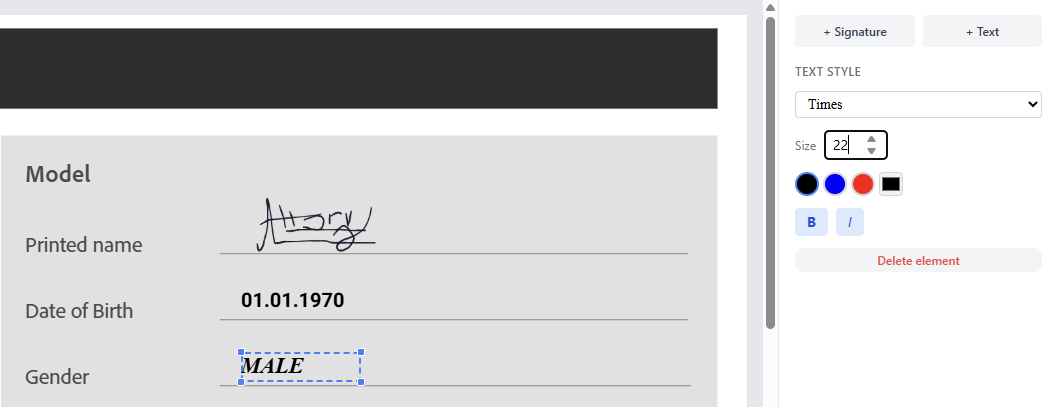
#> input picture marketing/assets/product-form-filled.png, 1057 x 407 px, found by its file name
$ python patch-form-label.py
#> lines starting #> are read from the running program, lines starting #| are printed output that depends on the picture
"""Patch product-form-filled.png — replace 'Printed name' label with 'Signature'."""
from PIL import Image, ImageDraw, ImageFont

SRC = 'D:/GIT/SignPDF/marketing/assets/product-form-filled.png'
DST = 'D:/GIT/SignPDF/marketing/assets/product-form-filled-edited.png'

img = Image.open(SRC).convert('RGB')
draw = ImageDraw.Draw(img)

# Background color of form area (sampled: 225,225,225)
BG = (225, 225, 225)
# Label text color — sampled darkest pixel from 'Model' text
TEXT = (75, 75, 75)

# Cover "Printed name" region — extend bounds on all sides to avoid artefacts
draw.rectangle([(25, 228), (175, 260)], fill=BG)

# Load Segoe UI at size matching 'Model' (cap height ~18px ≈ font size 22)
font = ImageFont.truetype('C:/Windows/Fonts/segoeui.ttf', 22)

# Draw 'Signature' — top-aligned to where 'Printed name' started (y=236)
draw.text((40, 232), 'Signature', font=font, fill=TEXT)

img.save(DST)
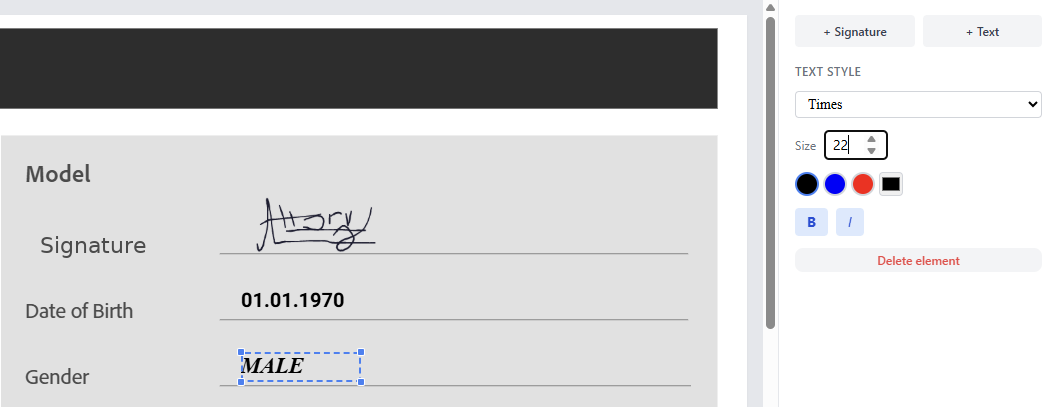
#> saved as product-form-filled-edited.png: PIL image 1057x407 RGB; mean R, G, B 207.8, 207.8, 208.5
print(f'Saved: {DST}')
